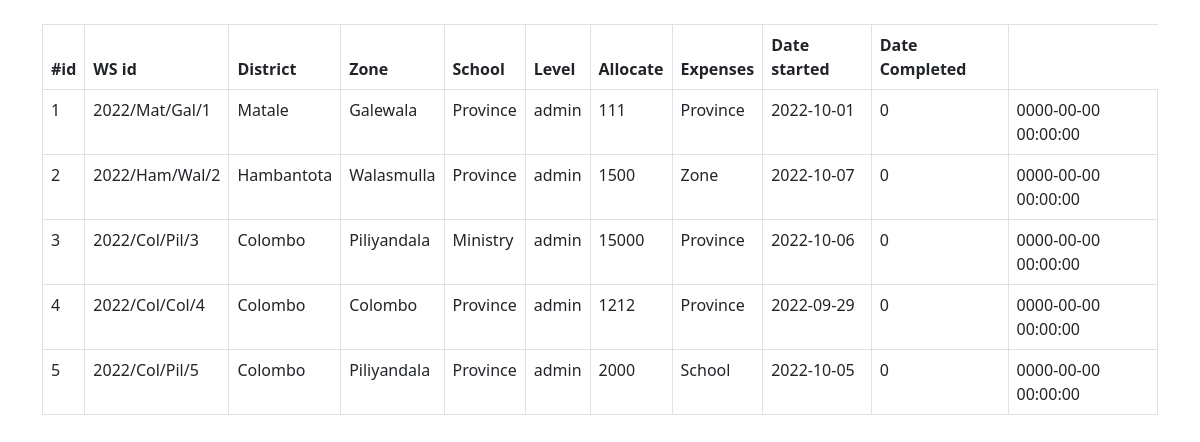
Screenshot of /on_going_ws.php (signed in) with the database file from the repository.
### tables this page shows
CREATE TABLE `workshop` (
  `id` int(11) NOT NULL,
  `ws_id` varchar(16) NOT NULL,
  `district` varchar(16) NOT NULL,
  `zone` varchar(16) NOT NULL,
  `level` varchar(16) NOT NULL,
  `coordinator` varchar(10) NOT NULL,
  `allocate` float NOT NULL,
  `exp_type` varchar(16) NOT NULL,
  `date` date NOT NULL,
  `state` tinyint(1) NOT NULL DEFAULT 0,
  `log` timestamp NOT NULL DEFAULT current_timestamp() ON UPDATE current_timestamp()
);

### allFun.php (the view, shortened to what this page needs)
<?php
include("conn.php");
function loadTable($sq)
{
    global $conn;
    $res = $conn->query($sq);
    if (!$res->num_rows > 0) {
        echo "<h2>No record found</h2>";
    } else {
        $opt = mysqli_fetch_all($res, MYSQLI_ASSOC);
        foreach ($opt as $option) {
            $ak = array_keys($option);
            echo "<tr> ";
            foreach ($ak as $key) {
                echo   "<td>$option[$key] </td>";
            }
            echo "</tr>";
        }
    }
}

### rows the page displays
workshop: id "1", ws "2022/Mat/Gal/1", district "Matale", zone "Galewala", level "Province", coordinator "admin", allocate "111", exp_type "Province", date "2022-10-01", state "0", log "0000-00-00 00:00:00"
workshop: id "2", ws "2022/Ham/Wal/2", district "Hambantota", zone "Walasmulla", level "Province", coordinator "admin", allocate "1500", exp_type "Zone", date "2022-10-07", state "0", log "0000-00-00 00:00:00"
workshop: id "3", ws "2022/Col/Pil/3", district "Colombo", zone "Piliyandala", level "Ministry", coordinator "admin", allocate "15000", exp_type "Province", date "2022-10-06", state "0", log "0000-00-00 00:00:00"
workshop: id "4", ws "2022/Col/Col/4", district "Colombo", zone "Colombo", level "Province", coordinator "admin", allocate "1212", exp_type "Province", date "2022-09-29", state "0", log "0000-00-00 00:00:00"
workshop: id "5", ws "2022/Col/Pil/5", district "Colombo", zone "Piliyandala", level "Province", coordinator "admin", allocate "2000", exp_type "School", date "2022-10-05", state "0", log "0000-00-00 00:00:00"
